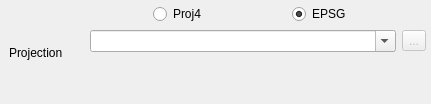
<?xml version="1.0" encoding="UTF-8"?>
<ui version="4.0">
 <class>Form</class>
 <widget class="QWidget" name="Form">
  <property name="geometry">
   <rect>
    <x>0</x>
    <y>0</y>
    <width>431</width>
    <height>104</height>
   </rect>
  </property>
  <property name="windowTitle">
   <string>Form</string>
  </property>
  <widget class="QWidget" name="layoutWidget5">
   <property name="geometry">
    <rect>
     <x>9</x>
     <y>4</y>
     <width>417</width>
     <height>97</height>
    </rect>
   </property>
   <layout class="QHBoxLayout" name="projectionLayout">
    <item>
     <widget class="QLabel" name="mf_obj_projection_label">
      <property name="enabled">
       <bool>true</bool>
      </property>
      <property name="minimumSize">
       <size>
        <width>75</width>
        <height>0</height>
       </size>
      </property>
      <property name="maximumSize">
       <size>
        <width>75</width>
        <height>16777215</height>
       </size>
      </property>
      <property name="baseSize">
       <size>
        <width>0</width>
        <height>0</height>
       </size>
      </property>
      <property name="text">
       <string>Projection</string>
      </property>
     </widget>
    </item>
    <item>
     <layout class="QVBoxLayout" name="verticalLayout_10">
      <item>
       <layout class="QHBoxLayout" name="horizontalLayout_40">
        <property name="sizeConstraint">
         <enum>QLayout::SetDefaultConstraint</enum>
        </property>
        <item>
         <widget class="QRadioButton" name="mf_obj_projection_btproj">
          <property name="minimumSize">
           <size>
            <width>70</width>
            <height>0</height>
           </size>
          </property>
          <property name="maximumSize">
           <size>
            <width>70</width>
            <height>16777215</height>
           </size>
          </property>
          <property name="baseSize">
           <size>
            <width>70</width>
            <height>0</height>
           </size>
          </property>
          <property name="toolTip">
           <string>&lt;html&gt;&lt;head/&gt;&lt;body&gt;&lt;p&gt;Define projection using WKT Proj4 string.&lt;/p&gt;&lt;/body&gt;&lt;/html&gt;</string>
          </property>
          <property name="text">
           <string>Proj4</string>
          </property>
         </widget>
        </item>
        <item>
         <widget class="QRadioButton" name="mf_obj_projection_btepsg">
          <property name="minimumSize">
           <size>
            <width>70</width>
            <height>0</height>
           </size>
          </property>
          <property name="maximumSize">
           <size>
            <width>70</width>
            <height>16777215</height>
           </size>
          </property>
          <property name="baseSize">
           <size>
            <width>70</width>
            <height>0</height>
           </size>
          </property>
          <property name="toolTip">
           <string>&lt;html&gt;&lt;head/&gt;&lt;body&gt;&lt;p&gt;Define projection using EPSG code.&lt;/p&gt;&lt;/body&gt;&lt;/html&gt;</string>
          </property>
          <property name="text">
           <string>EPSG</string>
          </property>
          <property name="checked">
           <bool>true</bool>
          </property>
         </widget>
        </item>
       </layout>
      </item>
      <item>
       <layout class="QHBoxLayout" name="horizontalLayout_31">
        <item>
         <widget class="QComboBox" name="mf_obj_projection">
          <property name="minimumSize">
           <size>
            <width>300</width>
            <height>0</height>
           </size>
          </property>
          <property name="maximumSize">
           <size>
            <width>350</width>
            <height>16777215</height>
           </size>
          </property>
          <property name="toolTip">
           <string>&lt;html&gt;&lt;head/&gt;&lt;body&gt;&lt;p&gt;Search EPSG code using EPSG key word or WKT proj4 string using +proj key word. Projection are always store in wkt proj string for best performance.&lt;/p&gt;&lt;/body&gt;&lt;/html&gt;</string>
          </property>
          <property name="editable">
           <bool>true</bool>
          </property>
         </widget>
        </item>
        <item>
         <widget class="QToolButton" name="mf_obj_projection_btlink">
          <property name="enabled">
           <bool>false</bool>
          </property>
          <property name="text">
           <string>...</string>
          </property>
          <property name="icon">
           <iconset resource="resources.qrc">
            <normaloff>:/ui/images/icons/documentinfo.png</normaloff>:/ui/images/icons/documentinfo.png</iconset>
          </property>
         </widget>
        </item>
       </layout>
      </item>
      <item>
       <widget class="QLabel" name="mf_map_projection_info">
        <property name="styleSheet">
         <string notr="true"/>
        </property>
        <property name="text">
         <string/>
        </property>
        <property name="textFormat">
         <enum>Qt::PlainText</enum>
        </property>
        <property name="margin">
         <number>5</number>
        </property>
       </widget>
      </item>
     </layout>
    </item>
   </layout>
  </widget>
 </widget>
 <resources>
  <include location="resources.qrc"/>
 </resources>
 <connections/>
</ui>
